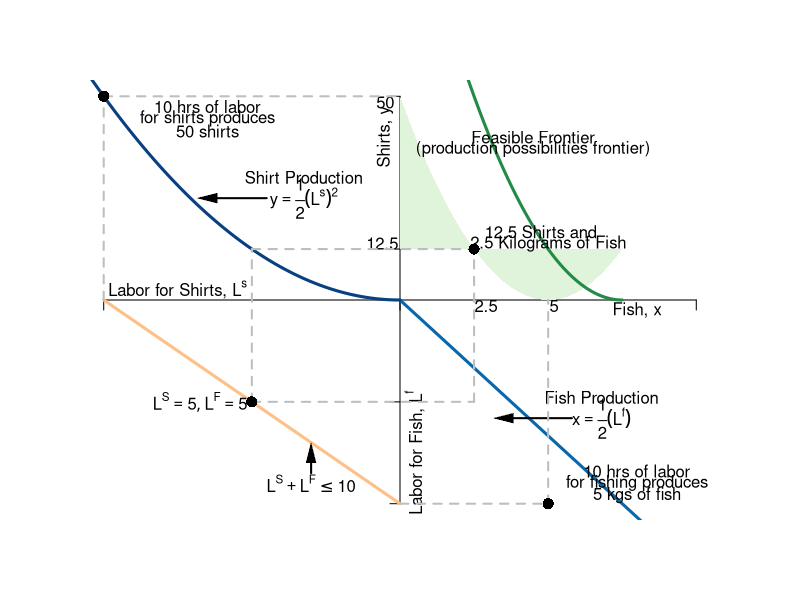

The R script that drew this image:
#Graph Designer: Simon Halliday
#Authors: Bowles, Foley and Halliday
#Title: Coordination, Conflict and Competition: A Text in Microeconomics

require(shape)
pdf(file = "specprodexch/ppf_eos2.pdf", width = 9, height = 9)

#Set parameters for graphics
axislabelsize <- 1
graphlinewidth <- 3
segmentlinewidth <- 2

COL <- c("#7fc97f", "#beaed4", "#fdc086", "#ffff99", "#386cb0", "#f0027f", "#bf5b17", "#666666")
COLA <- c("#e0f3db", "#99d8c9","#66c2a4","#41ae76", "#238b45", "#005824")
COLB <- c("#4eb3d3", "#2b8cbe", "#0868ac","#084081")

#Edited the margins to cater for the larger LHS labels
par(mar =  c(4, 4, 4, 4))

#Change this to make it log of l 

# ppf <- function(l, k = 0.5) {
#   k * (1/l)
# }

ppf <- function(fish, k = 0.1, alpha = 2, maxfish = 5) {
  k * (fish - maxfish)^alpha 
}

fishProd <- function(l, k = 0.5){
  (-k)*l
}

feasibleLabor <- function(l, time = 10){
  -time - l
}

manufactureProd <- function(l, k = 0.1, alpha = 2){
  k * (-l)^alpha
}

xlims <- c(-10, 10)
ylims <- c(-10, 10)

npts <- 501 
x <- seq(xlims[1], xlims[2], length.out = npts)
y <- seq(ylims[1], ylims[2], length.out = npts) 
a <- c(13, 15, 17)

plot(0, 0, xlim = xlims, ylim = ylims, type = "n",
     xlab = expression(paste("")),
     ylab = expression(paste("")), 
     xaxt = "n", 
     yaxt = "n", 
     cex.lab = axislabelsize, 
     bty = "n"
)

ticksy <- c(ylims[1], -5, 0, 2.5, ylims[2])
ylabels <- c(NA, NA, NA, NA, NA)
ticksx <- c(xlims[1], 0, xlims[2])
xlabels <- c(NA, NA, NA)

axis(1, at = ticksx, pos = 0, labels = xlabels)
axis(2, at = ticksy, pos = 0, labels = ylabels, las = 1)

npts <- 500 
xx1 <- seq(0, 7.5, length.out = npts)
xx2 <- seq(0, xlims[2], length.out = npts)
xx3 <- seq(xlims[1], 0, length.out = npts)
xx4 <- seq(-11, 0, length.out = npts)

#Draw the polygon for shading the feasible set
xpoly1 <- seq(from = 0, to = 7.5, length.out = 500)
ypoly1 <- ppf(xpoly1, k = 10/25, alpha = 2, maxfish = 5)
polygon(x = c(xpoly1, rev(xpoly1[1])), y = c(ypoly1, rev(ypoly1)[1]), col=COLA[1], density=NULL, border = NA)

#Draw the graphs
lines(xx1, ppf(xx1, k = 10/25, alpha = 2, maxfish = 7.5), col = COLA[5], lwd = graphlinewidth)
lines(xx2, fishProd(xx2, k = 4/3), col = COLB[3], lwd = graphlinewidth)
lines(xx3, feasibleLabor(xx3, time = 10), col = COL[3], lwd = graphlinewidth)
lines(xx4, manufactureProd(xx4, k = 0.1, alpha = 2), col = COLB[4], lwd = graphlinewidth)

#mtext(expression(paste("Quantity of fish, ", x)), side=1, line = 2.5, cex = axislabelsize)
text(-0.5, 8, expression(paste("Shirts, ", y)), xpd = TRUE, cex = axislabelsize, srt = 90) 
text(8, -0.5, expression(paste("Fish, ", x)), xpd = TRUE, cex = axislabelsize)
text(0.5, -7.5, expression(paste("Labor for Fish, ", L^f)), xpd = TRUE, cex = axislabelsize, srt= 90) 
text(-7.5, 0.5, expression(paste("Labor for Shirts, ", L^s)), xpd = TRUE, cex = axislabelsize)

#Label the points on the axes we want
text(-0.6, 2.8, expression(paste(12.5)), xpd = TRUE, cex = axislabelsize)
text(-0.5, 9.7, expression(paste(50)), xpd = TRUE, cex = axislabelsize)
text(2.9, -0.3, expression(paste(2.5)), xpd = TRUE, cex = axislabelsize)
text(5.2, -0.3, expression(paste(5)), xpd = TRUE, cex = axislabelsize)

#Label the two production functions
#Clothing
text(-3.25, 6, expression(paste("Shirt Production")), xpd = TRUE, cex = axislabelsize)
text(-3.25, 5, expression(paste(y == frac(1,2)(L^s)^2)), xpd = TRUE, cex = axislabelsize)
Arrows(-4.5, 5, -6.5, 5, col = "black", lty = 1, lwd = 2, arr.type = "triangle", arr.lwd = 0.5)

#Fishing
text(6.8, -4.8, expression(paste("Fish Production")), xpd = TRUE, cex = axislabelsize)
text(6.8, -5.8, expression(paste(x == frac(1,2)(L^f))), xpd = TRUE, cex = axislabelsize)
Arrows(5.8, -5.8, 3.5, -5.8, col = "black", lty = 1, lwd = 2, arr.type = "triangle", arr.lwd = 0.5)

#Draw segments for the 50/50 split of time
segments(-5, -5, -5, 2.5, lty = 2, col = "gray", lwd = segmentlinewidth)
segments(-5, -5, 2.5, -5, lty = 2, col = "gray", lwd = segmentlinewidth)
segments(-5, 2.5, 2.5, 2.5, lty = 2, col = "gray", lwd = segmentlinewidth)
segments(2.5, -5, 2.5, 2.5, lty = 2, col = "gray", lwd = segmentlinewidth)

#Annotate Max time on clothes
segments(-10, 0, -10, 10, lty = 2, col = "gray", lwd = segmentlinewidth)
segments(-10, 10, 0, 10, lty = 2, col = "gray", lwd = segmentlinewidth)
text(-6.5, 9.5, expression(paste("10 hrs of labor")))
text(-6.5, 8.9, expression(paste("for shirts produces")))
text(-6.5, 8.3, expression(paste("50 shirts")))
points(-10, 10, pch = 16, col = "black", cex = 1.5)

#Annotate Max time on fishing
segments(0, -10, 5, -10, lty = 2, col = "gray", lwd = segmentlinewidth)
segments(5, -10, 5, 0, lty = 2, col = "gray", lwd = segmentlinewidth)
text(8, -8.4, expression(paste("10 hrs of labor")))
text(8, -9, expression(paste("for fishing produces")))
text(8, -9.6, expression(paste("5 kgs of fish")))
points(5, -10, pch = 16, col = "black", cex = 1.5)

#Annotate point on ppf 
points(2.5, 2.5, pch = 16, col = "black", cex = 1.5)
text(4.75, 3.35, expression(paste("12.5 Shirts and")))
text(5, 2.75, expression(paste("2.5 Kilograms of Fish")))

#Annotate point on labor feasibility frontier
points(-5, -5, pch = 16, col = "black", cex = 1.5)
text(-6.75, -5, expression(paste(list(L^S ==5, L^F == 5) )))

text(-3, -9, expression(paste(L^S + L^F <= 10)))
Arrows(-3, -8.5, -3, -7.5, col = "black", lty = 1, lwd = 2, arr.type = "triangle", arr.lwd = 0.5)

#Label the feasible frontier
text(4.5, 8, expression("Feasible Frontier"))
text(4.5, 7.4, expression("(production possibilities frontier)"))


dev.off()
